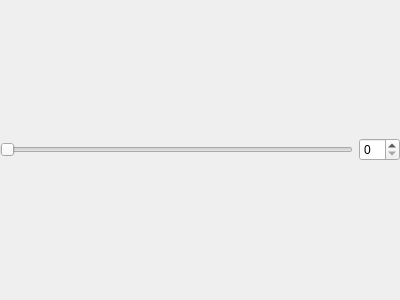
<?xml version="1.0" encoding="UTF-8"?>
<ui version="4.0">
 <class>SliderSpinBox</class>
 <widget class="QWidget" name="SliderSpinBox">
  <property name="geometry">
   <rect>
    <x>0</x>
    <y>0</y>
    <width>400</width>
    <height>300</height>
   </rect>
  </property>
  <property name="windowTitle">
   <string>Form</string>
  </property>
  <layout class="QHBoxLayout" name="horizontalLayout">
   <property name="leftMargin">
    <number>0</number>
   </property>
   <property name="topMargin">
    <number>0</number>
   </property>
   <property name="rightMargin">
    <number>0</number>
   </property>
   <property name="bottomMargin">
    <number>0</number>
   </property>
   <item>
    <widget class="QSlider" name="slider">
     <property name="orientation">
      <enum>Qt::Horizontal</enum>
     </property>
    </widget>
   </item>
   <item>
    <widget class="QSpinBox" name="spinBox"/>
   </item>
  </layout>
 </widget>
 <resources/>
 <connections/>
</ui>
